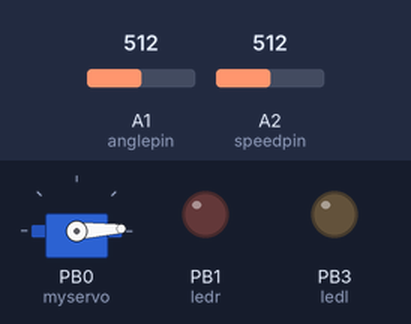
This sketch was run on a simulated ATtiny85, built with avr-gcc and run on an emulated ATtiny85. Shown: servo, output pins drawn as LEDs (lit = HIGH). The test bench sets the inputs (shaded band); at power-on: A1 (anglepin) = 512, A2 (speedpin) = 512.

Above: at 0.07 s.
At 3.1 s:
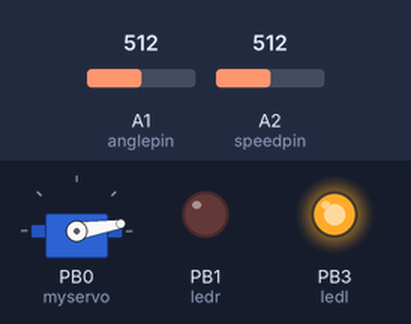
3.2 s: A1 (anglepin) set to 1023
9.8 s: A2 (speedpin) set to 122
13.3 s: A2 (speedpin) set to 511
16.8 s: A2 (speedpin) set to 1023
20.3 s: A1 (anglepin) set to 0
At 24.1 s:
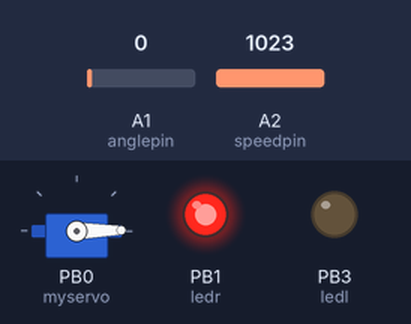
26.9 s: A2 (speedpin) set to 0
Timing chart, 0 to 31.5 s (numbered marks = the images above; inputs shaded):
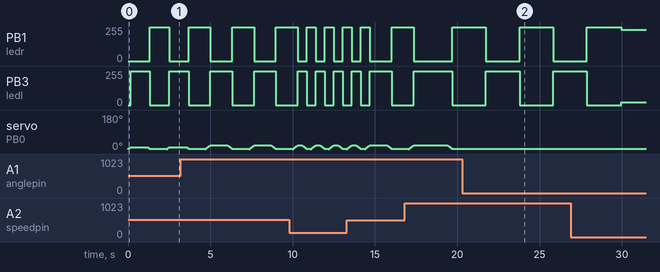

Measured:
- after the input at 20.3 s, servo on PB0 (myservo): stops changing and stays 1°

The sketch:

pcb_swing.ino
```cpp
#include <SoftwareServo.h>
SoftwareServo myservo;

#define ledl 3
#define ledr 1
#define servopin 0
#define anglepin A1
#define speedpin A2

void setup() {
  myservo.attach(0);
  pinMode(ledl, OUTPUT);
  pinMode(ledr, OUTPUT);

  digitalWrite(ledl, LOW);
  digitalWrite(ledr, LOW);
}

void loop() {
int i = 0;
int angle = (analogRead(anglepin) / 50);
int yaled = analogRead(speedpin) * 2;

for(i = 0 ; i < angle; i++)
{
  myservo.write(i);
  delay(15);
}
SoftwareServo::refresh();
digitalWrite(ledl, HIGH);
digitalWrite(ledr, LOW);
delay(yaled);

for(i = angle ; i > 0 ; i--)
{
 myservo.write(i);
 delay(15);
}
SoftwareServo::refresh();
digitalWrite(ledl, LOW);
digitalWrite(ledr, HIGH);
delay(yaled);
}
```
